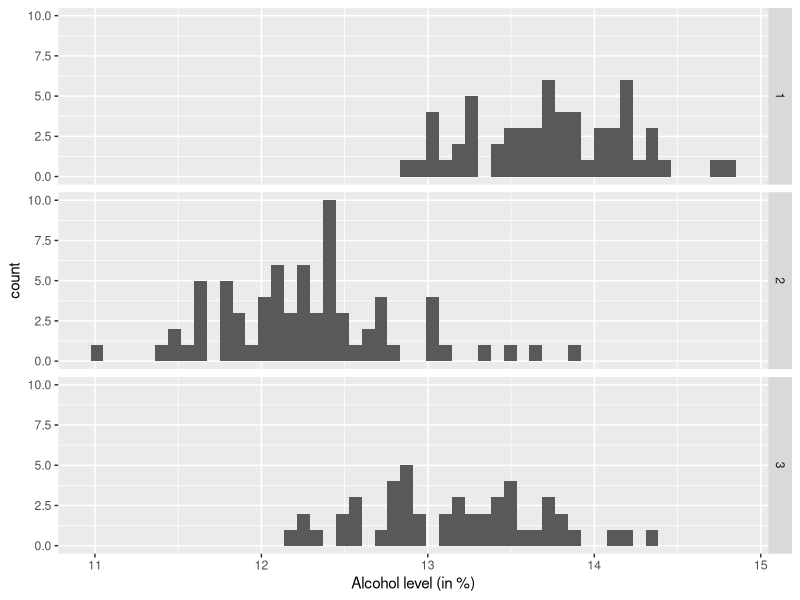
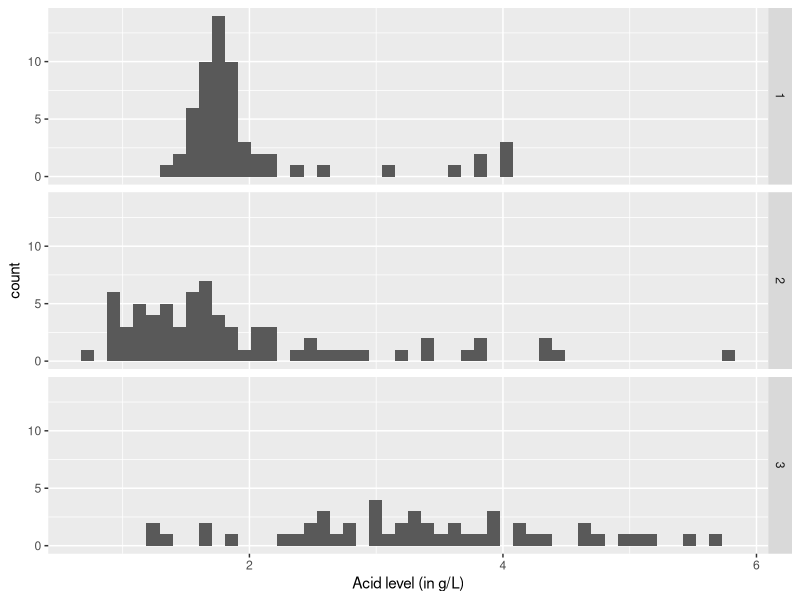

Source code (R) for these figures, in order:
## ---- chunk 1
knitr::opts_chunk$set(echo = TRUE)
df = read.csv('wine_data.csv')
attach(df)
## ---- chunk 2
library(ggplot2)
hist = ggplot(df,aes(x=alcohol))+geom_histogram(bins=50)+facet_grid(cultivar)+xlab('Alcohol level (in %)')
hist
## ---- chunk 3
library(ggplot2)
hist = ggplot(df,aes(x=acid))+geom_histogram(bins=50)+facet_grid(cultivar)+xlab('Acid level (in g/L)')
hist
